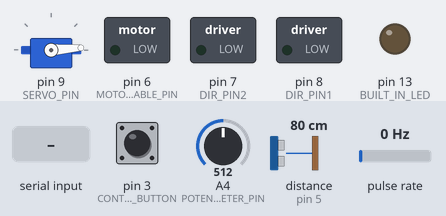
This sketch was run on a simulated Arduino Uno, built with avr-gcc and run on an emulated ATmega328P. Shown: servo, switched loads named in the sketch (green lamp = pin HIGH), output pins drawn as LEDs (lit = HIGH). Wiring (inferred from the names in the program): ultrasonic range finder: trigger pin 4; echo pin 5; pulse sensor: data pin 2. The inputs (shaded band) are chosen by the test bench; at power-on: pin 3 (CONTROL_BUTTON) LOW, A4 (POTENTIOMETER_PIN) = 512, distance to the obstacle (sensor on pin 5) 80 cm, pulse rate 0 Hz. The echo pulse lasts 58.3 µs per cm; pins used as bus, display or sensor lines are not drawn.

Above: at 1.2 s.
1.3 s: pin 3 (CONTROL_BUTTON) pulled HIGH for 0.15 s
At 2.4 s:
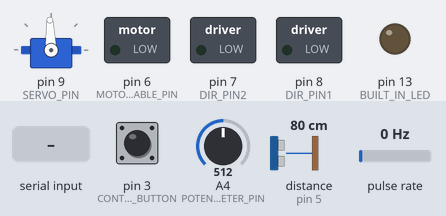
2.9 s: A4 (POTENTIOMETER_PIN) set to 716
At 3.5 s:
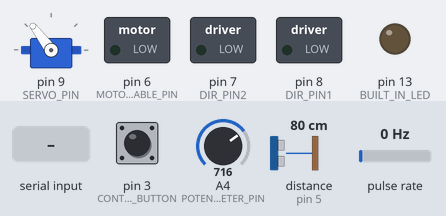
4.4 s: A4 (POTENTIOMETER_PIN) set to 900
At 5.6 s:
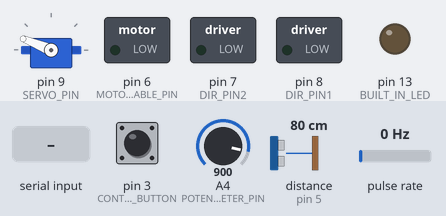
5.9 s: pin 3 (CONTROL_BUTTON) pulled HIGH for 1 s
At 7.0 s:
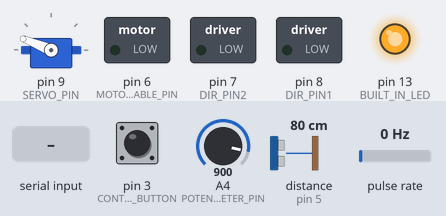
8.4 s: "w" received over Serial
At 10.1 s:
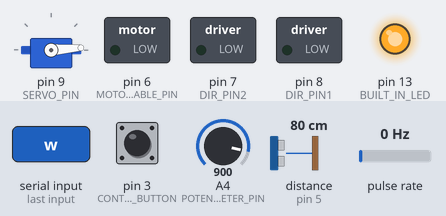
Timing chart, 0 to 11.6 s (numbered marks = the images above; inputs shaded):
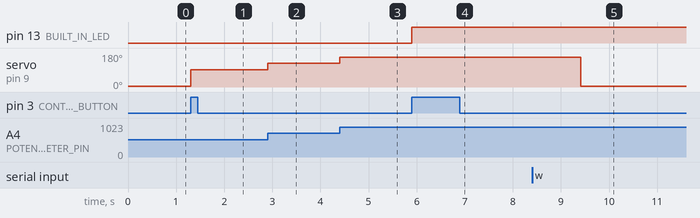

The sketch:

integration2.ino
```cpp
#include <Servo.h> // disables pwm on pin 10 and 9
#include <AccelStepper.h>

#define DEBUG false

#define SHARP_IR_PIN A1 // Sharp IR GP2Y0A41SK0F (10-80cm, analog)
#define LIGHT_SENSOR_PIN A2 //Ambient light sensor reading
#define POTENTIOMETER_PIN A4

#define ENCODER_PIN 2
#define CONTROL_BUTTON 3         // digital pin 3
#define ULTRASONIC_TRIGGER_PIN 4
#define ULTRASONIC_ECHO_PIN 5

// DC motor params

#define MOTOR_ENABLE_PIN 6
#define DIR_PIN2 7
#define DIR_PIN1 8

#define SERVO_PIN 9

#define STEPPER_STEP_PIN 11
#define STEPPER_DIR_PIN 12

#define MOTOR_INTERFACE_TYPE 1
#define DEFAULT_STEPPER_SPEED 400

//#define LIGHT_SENSOR_PIN A3 //Ambient light sensor reading

#define BUTTON_DEBOUNCE_TIME 200  // 200 ms
#define BUILT_IN_LED 13


#define CLICKS_PER_ROTATION 98
#define LOOP_DT 50 // micro seconds

#define MOVING_AVERAGE_FILTER_SIZE 10

#if DEBUG
#define READ_BUFF_SIZE 8
#define WRITE_BUFF_SIZE 6
#else
#define READ_BUFF_SIZE 7
#define WRITE_BUFF_SIZE 5
#endif

/**
   Write buffer is a byte array of size four. With the following order of elements:
   1. Potentiometer reading with mapping (0-255) to (0-5V)
   2. SharpIR sensor reading with mapping (0-255) to (10cm-80cm)
   3. Ultrasonic sensor
   4. Slot Sensor 0 or 255 to indicate ON or OFF
   5. servo angle TODO
   6. Motor rpm TODO

   Read Buffer  is a byte buffer of size seven used to control the actuators:
   0. which actuator to control: 0 - STOP & RESET everything, 1 - stepper, 2 - servo, 3 - dc motor-position, 4 - dc motor-velocity
   1. stepper
   2. servo
   3. dc-motor - position control - direction 0 1
   4. dc-motor - position control - target position (degrees 0 to 360 0 to -360)
   5. dc-motor - velocity control - direction
   6. dc-motor - velocity control - target velocity (rpm)

   To just stop the DC motor - send 3 or 4 and target position/velocity = 0
*/

uint8_t read_buff[READ_BUFF_SIZE];
uint8_t write_buff[WRITE_BUFF_SIZE];
uint8_t control_var[1];
uint8_t ultrasonic_distance;
bool hasRead = false;
bool hasWritten = false;
volatile long encoder_val = 0;
volatile unsigned long buttonTimer = 0 ;

// position control errors
int target = 0;
int dir = 0;
int prev_error = 0;
int error = 0 ;
int d_error = 0;
int _stop = 1;

float kp_pos = 5.25;
float kd_pos = 0.00000001;
float ki_pos = 0.00000001;
int pwm_out = 0;
int errSum = 0;
int prev_encoder_val = 0;
bool start_dc_motor_position_control;
int feedForwards = 80;

//velocity control
int target_rpm = 0;
int prev_error_vel = 0;
int error_vel = 0 ;
int d_error_vel = 0;

float kp_vel = 1.5;
float kd_vel = 0.000001;
float ki_vel = 0.000;
int pwm_out_vel = 0;
float errSum_vel = 0;
float motor_rpm = 0;
bool start_dc_motor_velocity_control;
bool control_mode = true;

float moving_average_ultrasonic;
//float moving_average_accumulator[MOVING_AVERAGE_FILTER_SIZE];
//uint8_t ma_counter = 0;

// Create a servo object
Servo servo;

// Create a new instance of the AccelStepper class:
AccelStepper stepper = AccelStepper(MOTOR_INTERFACE_TYPE, STEPPER_STEP_PIN, STEPPER_DIR_PIN);


void buttonISR() {
  /** This Interrupt Service Routine increments the button0 state value when pressed */
  if (buttonTimer == 0 || (millis() - buttonTimer) > BUTTON_DEBOUNCE_TIME) {
    buttonTimer = millis();
    control_mode = !control_mode;
    digitalWrite(BUILT_IN_LED, (control_mode) ? HIGH : LOW);
  }
}
void encoderISR() {
  encoder_val++;
}

uint8_t getUltrasonicData() {
  // Clears the trigPin
  digitalWrite(ULTRASONIC_TRIGGER_PIN, LOW);
  delayMicroseconds(2);
  // Sets the trigPin on HIGH state for 10 micro seconds
  digitalWrite(ULTRASONIC_TRIGGER_PIN, HIGH);
  delayMicroseconds(10);
  digitalWrite(ULTRASONIC_TRIGGER_PIN, LOW);
  // Reads the echoPin, returns the sound wave travel time in microseconds
  long duration = pulseIn(ULTRASONIC_ECHO_PIN, HIGH);
  // Calculating the distance in cm
  int distance = (int) ((duration * 0.034 / 2.0));
  distance = min (60, distance);
  moving_average_ultrasonic = (0.9) * moving_average_ultrasonic + 0.1 * distance;
  return (uint8_t) map(moving_average_ultrasonic, 0, 60, 0, 255);
}

void populateWriteBuff(uint8_t (&wb)[WRITE_BUFF_SIZE]) {
  wb[0] = map(getPotData(), 0, 1023, 0, 255);
  wb[1] = getIRData();
  wb[2] = ultrasonic_distance;
  wb[3] = getLightSensorData();
  wb[4] = (uint8_t)motor_rpm;
}

int getLightSensorData() {
  return ((int)analogRead(LIGHT_SENSOR_PIN) > 13) ? 255 : 0;
}

int getPotData() {
  return analogRead(POTENTIOMETER_PIN);
}

uint8_t getIRData() {
  float ir_data = (6762 / (analogRead(SHARP_IR_PIN) - 9)) - 4; // value from sensor * (5/1024)
  ir_data = (uint8_t )((ir_data < 10.0) ? 10.0 : (ir_data > 80.0) ? 80.0 : ir_data) * 255 / 80;
  return ir_data;
}

void actuate_motor( int dir , int pwm , int dir_pin1, int dir_pin2, int en_pin) {

  switch (dir) {
    case -1:
      digitalWrite(dir_pin1, HIGH);
      digitalWrite(dir_pin2, LOW);
      analogWrite(en_pin, pwm);
      //      Serial.println("moving backwards");
      break;
    case 0:
      digitalWrite(dir_pin1, LOW);
      digitalWrite(dir_pin2, LOW);
      analogWrite(en_pin, 0);
      break;
    case 1:
      digitalWrite(dir_pin1, LOW);
      digitalWrite(dir_pin2, HIGH);
      analogWrite(en_pin, pwm);
      //      Serial.println("moving forwards");
      break;
  }
}

void stopAndResetAllActuators() {
  // Reset the position to 0:
  stepper.setCurrentPosition(0);

  // reset servo to 0deg
  servo.write(4);

  // stop DC motor
  actuate_motor(0 , 0, DIR_PIN1, DIR_PIN2, MOTOR_ENABLE_PIN);
  start_dc_motor_position_control = false;
  start_dc_motor_velocity_control = false;
}

//void moveStepper(int dir, int angle) {
//  int num_steps = (int) (400.0 * angle / 255.0);
//  //  int stepper_speed = ((num_steps > 0) ? 1 : -1) * DEFAULT_STEPPER_SPEED;\
//  // Reset the position to 0:
//  stepper.setCurrentPosition(0);
//  Serial.println(dir);
//  while (stepper.currentPosition() !=  dir*num_steps)
//  {
//    stepper.setSpeed(dir*DEFAULT_STEPPER_SPEED);
//    stepper.runSpeed();
//  }
//}

void moveStepper(int dir, int angle) {
  int num_steps = (int) (395.0 * angle / 255.0);
  //  int stepper_speed = ((num_steps > 0) ? 1 : -1) * DEFAULT_STEPPER_SPEED;\
  // Reset the position to 0:
  stepper.setCurrentPosition(0);

  while (stepper.currentPosition() != dir * num_steps)
  {
    stepper.setSpeed(dir * DEFAULT_STEPPER_SPEED);
    stepper.runSpeed();
  }
}

void moveServo(int angle) {
  servo.write(min(180, max(angle, 4)));
}

void clearControlVarsPos() {
  encoder_val = 0;
  prev_encoder_val = 0;
  errSum = 0;
}

void clearControlVarsVelocity() {
  encoder_val = 0;
  prev_encoder_val = 0;
  errSum_vel = 0;
  pwm_out_vel = 0;
}

void triggerActions(uint8_t rb[READ_BUFF_SIZE]) {
  switch ((int)rb[0]) {
    case 0:
      stopAndResetAllActuators();
      break;
    case 1:
      dir = (int)rb[3];
      dir = (dir == 1) ? 1 : -1;
      moveStepper(dir, (int)rb[1]);
      break;
    case 2:
      moveServo((int)rb[2]);
      break;
    case 3:
      dir = (int)rb[3];
      dir = (dir == 1) ? 1 : -1;
      target = (int)rb[4];
      target = (int) (target / 5.0);

      start_dc_motor_position_control = true;
      start_dc_motor_velocity_control = false;
      clearControlVarsPos();
      clearControlVarsVelocity();
      break;
    case 4:
      dir = (int)rb[5];
      dir = (dir == 1) ? 1 : -1;
      target_rpm = (int)rb[6];
      start_dc_motor_position_control = false;
      start_dc_motor_velocity_control = true;
      clearControlVarsPos();
      clearControlVarsVelocity();
      break;
  }
}

void setServoFromPot() {
  /**
     This function converts the potentiometer value to servo angles
  */
  moveServo(map(getPotData(), 0, 1023, 4, 180));
  //  Serial.println(getPotData());
}


void positionPID() {
  if (start_dc_motor_position_control) {

    // simple pid calculations for position control
    error = target - encoder_val;

    if (error > 5) {
      d_error = (prev_error - error) / LOOP_DT;
      errSum += error * LOOP_DT;
      pwm_out = (int) feedForwards +  kp_pos * error + kd_pos * d_error + ki_pos * errSum;
      pwm_out = abs(pwm_out);
      pwm_out = max(0, min(pwm_out, 255));
      prev_error = error;
      actuate_motor(dir, pwm_out, DIR_PIN1, DIR_PIN2, MOTOR_ENABLE_PIN);
    } else {
      pwm_out = 0;
      actuate_motor(0, pwm_out, DIR_PIN1, DIR_PIN2, MOTOR_ENABLE_PIN);
    }
  }

}

void velocityPID() {
  if (start_dc_motor_velocity_control) {
    motor_rpm = (encoder_val - prev_encoder_val) / CLICKS_PER_ROTATION;
    motor_rpm = motor_rpm * 1000 * 60 / LOOP_DT;

    prev_encoder_val = encoder_val;
    // simple pid calculations for velocity control
    error_vel = target_rpm - motor_rpm;
    if (abs(error_vel) > 5) {
      d_error_vel = (prev_error_vel - error_vel) / LOOP_DT;
      errSum_vel += error_vel * LOOP_DT;
      int incremental_pwm = (int) kp_vel * error_vel + kd_vel * d_error_vel + ki_vel * errSum_vel;

      pwm_out_vel += incremental_pwm;
      prev_error_vel = error_vel;
    }
    actuate_motor(dir, pwm_out_vel, DIR_PIN1, DIR_PIN2, MOTOR_ENABLE_PIN);
  }
}

void setup() {
  pinMode(POTENTIOMETER_PIN, INPUT);
  pinMode(SHARP_IR_PIN, INPUT);
  pinMode(ULTRASONIC_TRIGGER_PIN, OUTPUT);
  pinMode(ULTRASONIC_ECHO_PIN, INPUT);
  pinMode(LIGHT_SENSOR_PIN,  INPUT);
  pinMode(BUILT_IN_LED, OUTPUT);
  //dc motor
  pinMode(DIR_PIN1, OUTPUT);
  pinMode(DIR_PIN2, OUTPUT);
  pinMode(MOTOR_ENABLE_PIN, OUTPUT);
  attachInterrupt(digitalPinToInterrupt(ENCODER_PIN), encoderISR, RISING);
  attachInterrupt(digitalPinToInterrupt(CONTROL_BUTTON), buttonISR, RISING);
  servo.attach(SERVO_PIN);
  stepper.setMaxSpeed(1000);

  stopAndResetAllActuators();
  Serial.begin(9600);
}

void loop() {
  //  control_mode = true;
  if (control_mode) {
    if (Serial.available() > 0) {
      // read for 'r'
      int temp = Serial.readBytes(control_var, 1);

      if ((char)control_var[0] == 'r') {

        populateWriteBuff(write_buff);
        for (uint8_t i = 0 ; i < WRITE_BUFF_SIZE; i++) {
          Serial.write(write_buff[i]);
        }
        // delay(50);
      } else if ((char)control_var[0] == 'w') {
        Serial.flush();
        delay(10);
        temp = Serial.readBytes(read_buff, READ_BUFF_SIZE);
        triggerActions(read_buff);
      }
    }
    //    start_dc_motor_position_control = false;
    //    start_dc_motor_velocity_control = false;
    positionPID();
    velocityPID();
    ultrasonic_distance = getUltrasonicData();
  } else {
    setServoFromPot();
  }
}
```

Measured:
- after the input at 1.3 s, servo on pin 9 (SERVO_PIN): 4° → 92° at once
- after the input at 2.9 s, servo on pin 9 (SERVO_PIN): 92° → 127° at once
- after the input at 4.4 s, servo on pin 9 (SERVO_PIN): 127° → 158° at once
- after the input at 5.9 s, pin 13 (BUILT_IN_LED): LOW → HIGH at once
- after the input at 8.4 s, servo on pin 9 (SERVO_PIN): 158° → 4° after 1.0 s
